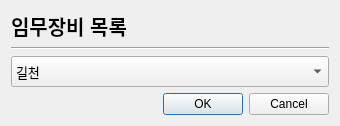
<?xml version="1.0" encoding="UTF-8"?>
<ui version="4.0">
 <class>Dialog</class>
 <widget class="QDialog" name="Dialog">
  <property name="geometry">
   <rect>
    <x>0</x>
    <y>0</y>
    <width>340</width>
    <height>126</height>
   </rect>
  </property>
  <property name="sizePolicy">
   <sizepolicy hsizetype="Fixed" vsizetype="Fixed">
    <horstretch>0</horstretch>
    <verstretch>0</verstretch>
   </sizepolicy>
  </property>
  <property name="maximumSize">
   <size>
    <width>400</width>
    <height>200</height>
   </size>
  </property>
  <property name="windowTitle">
   <string>임무장비 목록</string>
  </property>
  <layout class="QGridLayout" name="gridLayout">
   <item row="0" column="0">
    <layout class="QVBoxLayout" name="verticalLayout">
     <item>
      <widget class="QLabel" name="label_mission_device_title">
       <property name="font">
        <font>
         <pointsize>15</pointsize>
         <bold>true</bold>
        </font>
       </property>
       <property name="text">
        <string>임무장비 목록</string>
       </property>
      </widget>
     </item>
     <item>
      <widget class="Line" name="line">
       <property name="orientation">
        <enum>Qt::Orientation::Horizontal</enum>
       </property>
      </widget>
     </item>
     <item>
      <widget class="QComboBox" name="combo_mission_device_list">
       <property name="sizePolicy">
        <sizepolicy hsizetype="Expanding" vsizetype="Expanding">
         <horstretch>0</horstretch>
         <verstretch>0</verstretch>
        </sizepolicy>
       </property>
       <property name="font">
        <font>
         <pointsize>10</pointsize>
        </font>
       </property>
       <item>
        <property name="text">
         <string>길천</string>
        </property>
       </item>
       <item>
        <property name="text">
         <string>울산 중구</string>
        </property>
       </item>
       <item>
        <property name="text">
         <string>울산 남구</string>
        </property>
       </item>
       <item>
        <property name="text">
         <string>울산 특구(대운산)</string>
        </property>
       </item>
      </widget>
     </item>
    </layout>
   </item>
   <item row="1" column="0">
    <widget class="QDialogButtonBox" name="buttonBox">
     <property name="orientation">
      <enum>Qt::Orientation::Horizontal</enum>
     </property>
     <property name="standardButtons">
      <set>QDialogButtonBox::StandardButton::Cancel|QDialogButtonBox::StandardButton::Ok</set>
     </property>
    </widget>
   </item>
  </layout>
 </widget>
 <resources/>
 <connections>
  <connection>
   <sender>buttonBox</sender>
   <signal>accepted()</signal>
   <receiver>Dialog</receiver>
   <slot>accept()</slot>
   <hints>
    <hint type="sourcelabel">
     <x>248</x>
     <y>254</y>
    </hint>
    <hint type="destinationlabel">
     <x>157</x>
     <y>274</y>
    </hint>
   </hints>
  </connection>
  <connection>
   <sender>buttonBox</sender>
   <signal>rejected()</signal>
   <receiver>Dialog</receiver>
   <slot>reject()</slot>
   <hints>
    <hint type="sourcelabel">
     <x>316</x>
     <y>260</y>
    </hint>
    <hint type="destinationlabel">
     <x>286</x>
     <y>274</y>
    </hint>
   </hints>
  </connection>
 </connections>
</ui>
